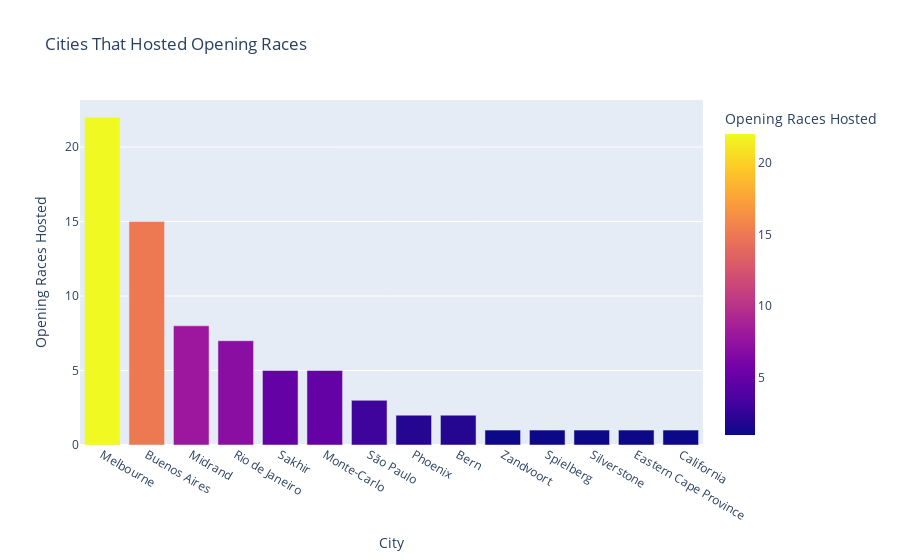

Notebook code for this chart:
### Code cell
fig2 =px.bar(opening_circuit, x="City", y = "Opening Races Hosted", title = "Cities That Hosted Opening Races", color = 'Opening Races Hosted')
fig2.show()
fig2.write_image("plot2.png")

### Figure 1 — Plotly figure (JSON) as saved in the notebook; plotly's stock layout.template omitted (floating-point values rounded to 4 significant figures)
{"data": [{"alignmentgroup": "True", "hovertemplate": "City=%{x}<br>Opening Races Hosted=%{marker.color}<extra></extra>", "legendgroup": "", "marker": {"color": [22, 15, 8, 7, 5, 5, 3, 2, 2, 1, 1, 1, 1, 1], "coloraxis": "coloraxis", "pattern": {"shape": ""}}, "name": "", "offsetgroup": "", "orientation": "v", "showlegend": false, "textposition": "auto", "type": "bar", "x": ["Melbourne", "Buenos Aires", "Midrand", "Rio de Janeiro", "Sakhir", "Monte-Carlo", "São Paulo", "Phoenix", "Bern", "Zandvoort", "Spielberg", "Silverstone", "Eastern Cape Province", "California"], "xaxis": "x", "y": [22, 15, 8, 7, 5, 5, 3, 2, 2, 1, 1, 1, 1, 1], "yaxis": "y"}], "layout": {"barmode": "relative", "coloraxis": {"colorbar": {"title": {"text": "Opening Races Hosted"}}, "colorscale": [[0, "#0d0887"], [0.1111, "#46039f"], [0.2222, "#7201a8"], [0.3333, "#9c179e"], [0.4444, "#bd3786"], [0.5556, "#d8576b"], [0.6667, "#ed7953"], [0.7778, "#fb9f3a"], [0.8889, "#fdca26"], [1, "#f0f921"]]}, "legend": {"tracegroupgap": 0}, "title": {"text": "Cities That Hosted Opening Races"}, "xaxis": {"anchor": "y", "domain": [0, 1], "title": {"text": "City"}}, "yaxis": {"anchor": "x", "domain": [0, 1], "title": {"text": "Opening Races Hosted"}}}}
